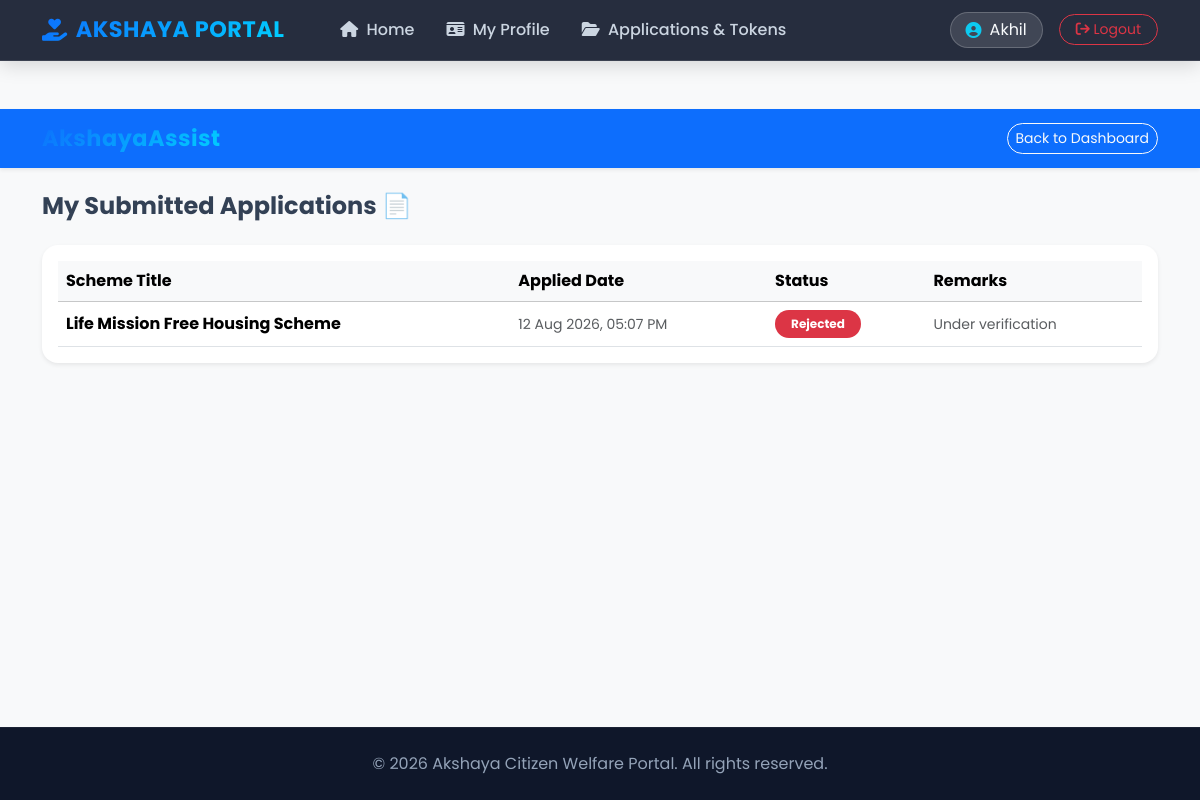
The page /my-applications/ (signed in) on the database as committed earlier.
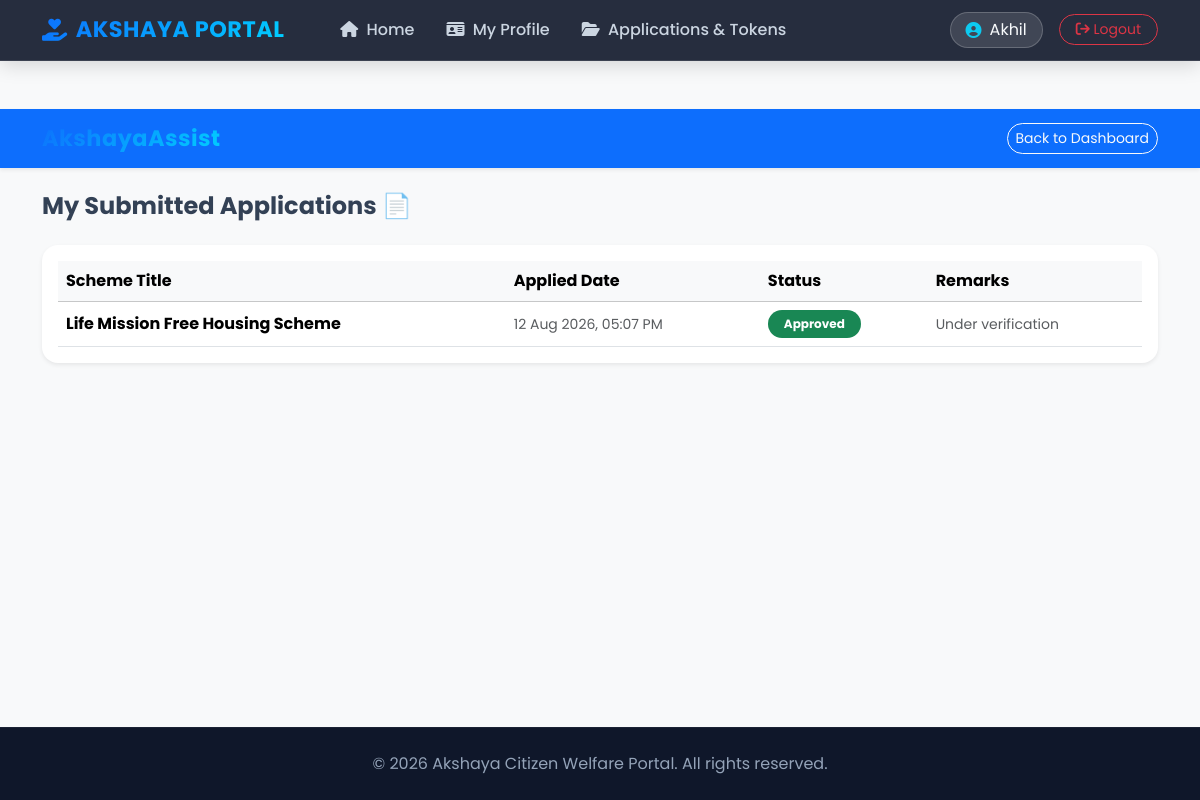
The same page on the database as committed later.
### welfare_app/models.py (models this page shows, shortened)
class Application(models.Model):
    STATUS_CHOICES = [
        ('PENDING_VERIFICATION', 'Pending Document Verification'),
        ('REJECTED_DOCS', 'Documents Rejected (Re-upload Needed)'),
        ('DOCS_APPROVED', 'Documents Approved (Eligible for Token)'),
        ('TOKEN_BOOKED', 'Token Booked / Waiting in Queue'),
        ('IN_PROGRESS', 'Processing at Counter'),
        ('FORWARDED_TO_GOVT', 'Submitted to Govt Portal'),
    ]
    user = models.ForeignKey(User, on_delete=models.CASCADE)
    scheme = models.ForeignKey(Scheme, on_delete=models.CASCADE)
    application_id = models.CharField(max_length=20, unique=True, editable=False, null=True, blank=True)
    status = models.CharField(max_length=30, choices=STATUS_CHOICES, default='PENDING_VERIFICATION')
    rejection_reason = models.TextField(blank=True, null=True)
    appointment_date = models.DateField(null=True, blank=True)
    token_number = models.IntegerField(null=True, blank=True)
    phone_number = models.CharField(max_length=15, default="")
    form_data = models.JSONField(default=dict, blank=True)
    govt_ref_number = models.CharField(max_length=100, blank=True, null=True)
    staff_remarks = models.TextField(blank=True, default="Application submitted. Awaiting verification.")
    applied_date = models.DateTimeField(auto_now_add=True)

class Scheme(models.Model):
    GENDER_CHOICES = [
        ('ALL', 'ALL (Everyone)'),
        ('Female', 'Female Only'),
        ('Male', 'Male Only'),
    ]
    OCCUPATION_CHOICES = [
        ('ALL', 'ALL (Any Occupation)'),
        ('Farmer', 'Farmer'),
        ('Teacher', 'Teacher'),
        ('Student', 'Student'),
    ]
    RATION_CHOICES = [
        ('ALL', 'ALL (APL & BPL)'),
        ('APL', 'APL Only'),
        ('BPL', 'BPL Only'),
    ]
    CATEGORY_CHOICES = [
        ('ALL', 'ALL Categories'),
        ('General', 'General'),
        ('OBC', 'OBC'),
        ('SC', 'SC'),
        ('ST', 'ST'),
    ]
    MARITAL_CHOICES = [
        ('ALL', 'ALL (Married & Unmarried)'),
        ('Single', 'Single Only'),
        ('Married', 'Married Only'),
        ('Divorced', 'Divorced Only'),
        ('Widow', 'Widow/Widower Only'),
    ]
    title = models.CharField(max_length=200)
    description = models.TextField()
    min_age = models.IntegerField(default=0)
    max_income = models.IntegerField(default=100000)
    allowed_ration_cards = models.CharField(max_length=20, choices=RATION_CHOICES, default='ALL')
    category = models.CharField(max_length=20, choices=CATEGORY_CHOICES, default='ALL')
    allowed_gender = models.CharField(max_length=10, choices=GENDER_CHOICES, default='ALL')
    required_occupation = models.CharField(max_length=50, choices=OCCUPATION_CHOICES, default='ALL')
    allowed_marital_status = models.CharField(max_length=20, choices=MARITAL_CHOICES, default='ALL')
    is_for_disabled_only = models.BooleanField(default=False)
    required_documents = models.CharField(
        max_length=300,
        default="Identity Card, Income Certificate",
        help_text="ആവശ്യമുള്ള രേഖകൾ കോമ (,) ഇട്ട് നൽകുക."
    )
    extra_fields = models.CharField(
        max_length=500,
        blank=True,
        default="",
        help_text="അഡീഷണൽ ചോദ്യങ്ങൾ കോമ (,) ഇട്ട് എഴുതുക."
    )

### welfare_app/views.py (the view)
# urls.py: path('my-applications/', views.my_applications, name='my_applications'),
@login_required(login_url='login')
def my_applications(request):
    applications = Application.objects.filter(user=request.user).order_by('-applied_date')
    return render(request, 'my_applications.html', {'applications': applications})

### welfare_app/templates/my_applications.html (shortened to what this page needs)
{% extends 'base.html' %}
{% block content %}
<!DOCTYPE html>
<html lang="en">
<head>
</head>
<body class="bg-light">
    <nav class="navbar navbar-dark bg-primary shadow-sm mb-4">
        <div class="container">
            <a class="navbar-brand fw-bold" href="{% url 'home' %}">AkshayaAssist</a>
            <a href="{% url 'home' %}" class="btn btn-outline-light btn-sm rounded-pill">Back to Dashboard</a>
        </div>
    </nav>
    <div class="container">
        <h4 class="fw-bold mb-4">My Submitted Applications 📄</h4>
        <div class="card border-0 shadow-sm rounded-4 p-3 bg-white">
            <table class="table table-hover align-middle mb-0">
                <thead class="table-light">
                    <tr>
                        <th>Scheme Title</th>
                        <th>Applied Date</th>
                        <th>Status</th>
                        <th>Remarks</th>
                    </tr>
                </thead>
                <tbody>
                    {% for app in applications %}
                    <tr>
                        <td class="fw-bold">{{ app.scheme.title }}</td>
                        <td class="text-muted small">{{ app.applied_date|date:"d M Y, h:i A" }}</td>
                        <td>
                            {% if app.status == 'Pending' %}
                                <span class="badge bg-warning text-dark px-3 py-2 rounded-pill">Pending</span>
                            {% elif app.status == 'Approved' %}
                                <span class="badge bg-success px-3 py-2 rounded-pill">Approved</span>
                            {% else %}
                                <span class="badge bg-danger px-3 py-2 rounded-pill">Rejected</span>
                            {% endif %}
                        </td>
                        <td class="text-muted small">{{ app.remarks|default:"Under verification" }}</td>
                    </tr>
                    {% empty %}
                    <tr>
                        <td colspan="4" class="text-center py-4 text-muted">You haven't applied for any schemes yet.</td>
                    </tr>
                    {% endfor %}
                </tbody>
            </table>
        </div>
    </div>
</body>
</html>
{% endblock %}

Rows that differ between the two databases and show on the page:
changed Application "Life Mission Free Housing Scheme": status "Rejected" → "Approved"
